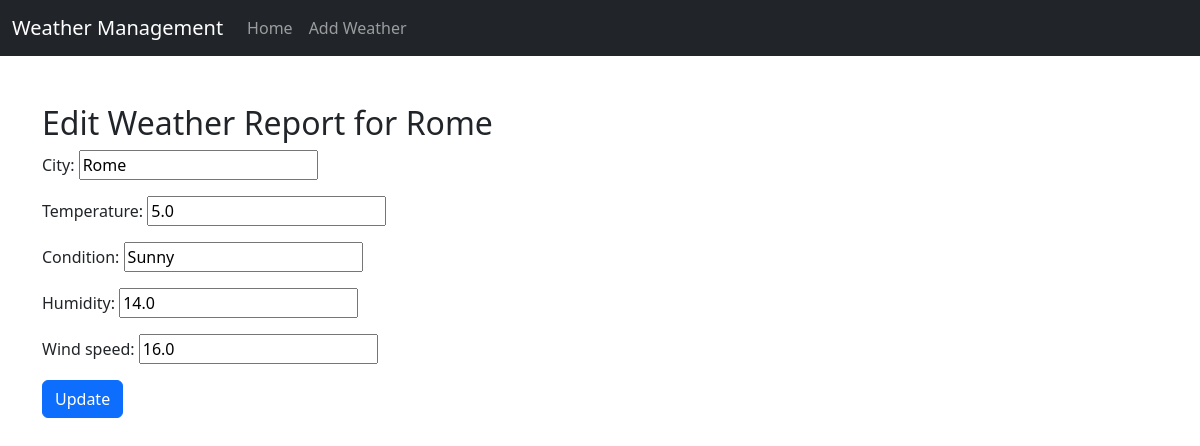
Page /edit-weather/5/ on the committed database.
### weather/models.py (models this page shows, shortened)
class Weather(models.Model):
    city = models.CharField(max_length=100, unique=True)
    temperature = models.FloatField()
    condition = models.CharField(max_length=100)
    humidity = models.FloatField()
    wind_speed = models.FloatField()

### weather/views.py (the view)
# urls.py: path('edit-weather/<int:pk>/', views.edit_weather, name='edit_weather'),
def edit_weather(request, pk):
    weather = get_object_or_404(Weather, pk=pk)
    if request.method == 'POST':
        form = WeatherForm(request.POST, instance=weather)
        if form.is_valid():
            form.save()
            return redirect('home')
    else:
        form = WeatherForm(instance=weather)
    return render(request, 'weather/edit_weather.html', {'form': form, 'weather': weather})

### weather/forms.py
class WeatherForm(forms.ModelForm):
    class Meta:
        model = Weather
        fields = ['city', 'temperature', 'condition', 'humidity', 'wind_speed']

### weather/templates/weather/edit_weather.html (shortened to what this page needs)
{% extends "weather/base.html" %}
{% block content %}
<h2>Edit Weather Report for {{ weather.city }}</h2>
<form method="POST">
    {{ form.as_p }}
    <button type="submit" class="btn btn-primary">Update</button>
</form>
{% endblock %}

### rows in the picture
Weather: city "Rome", temperature "5.0", condition "Sunny", humidity "14.0", wind_speed "16.0"
